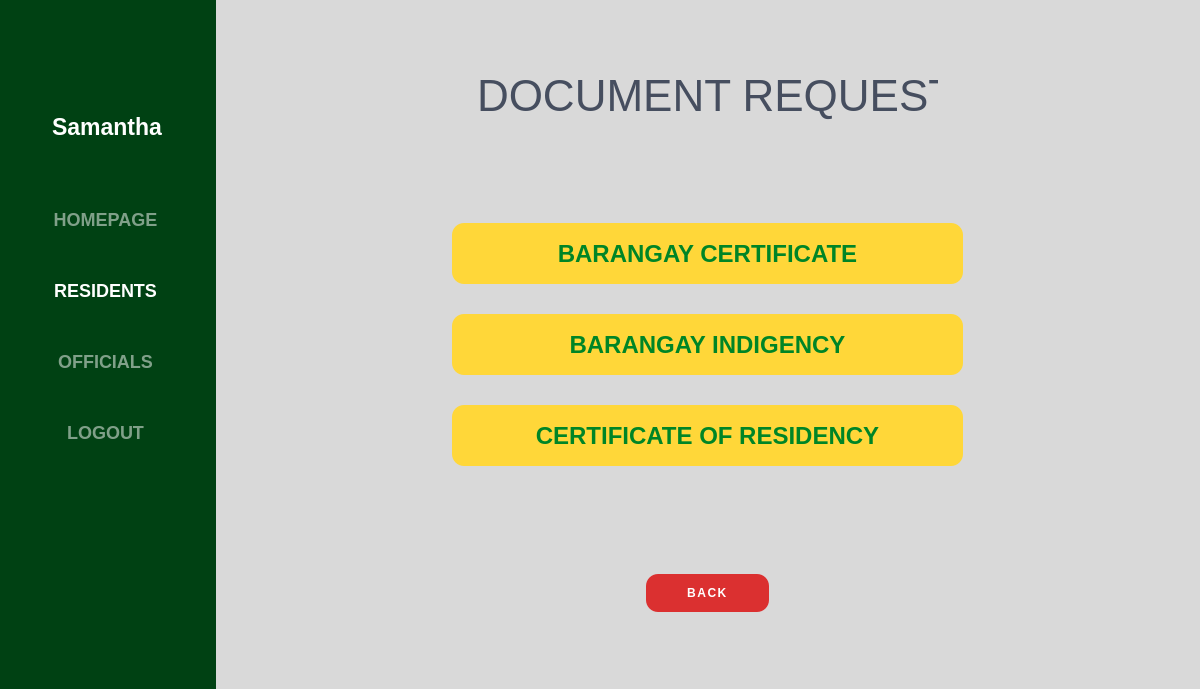
<?xml version="1.0" encoding="UTF-8"?>
<ui version="4.0">
 <class>LogIn</class>
 <widget class="QMainWindow" name="LogIn">
  <property name="geometry">
   <rect>
    <x>0</x>
    <y>0</y>
    <width>1200</width>
    <height>689</height>
   </rect>
  </property>
  <property name="minimumSize">
   <size>
    <width>1200</width>
    <height>650</height>
   </size>
  </property>
  <property name="maximumSize">
   <size>
    <width>16777215</width>
    <height>16777215</height>
   </size>
  </property>
  <property name="windowTitle">
   <string>MainWindow</string>
  </property>
  <property name="styleSheet">
   <string notr="true"/>
  </property>
  <widget class="QWidget" name="centralwidget">
   <property name="minimumSize">
    <size>
     <width>1200</width>
     <height>650</height>
    </size>
   </property>
   <property name="maximumSize">
    <size>
     <width>16777215</width>
     <height>16777215</height>
    </size>
   </property>
   <property name="styleSheet">
    <string notr="true">background-color: rgb(0, 65, 19);</string>
   </property>
   <layout class="QHBoxLayout" name="horizontalLayout">
    <property name="leftMargin">
     <number>0</number>
    </property>
    <property name="topMargin">
     <number>0</number>
    </property>
    <property name="rightMargin">
     <number>0</number>
    </property>
    <property name="bottomMargin">
     <number>0</number>
    </property>
    <item>
     <widget class="QFrame" name="menu_container">
      <property name="minimumSize">
       <size>
        <width>201</width>
        <height>650</height>
       </size>
      </property>
      <property name="maximumSize">
       <size>
        <width>210</width>
        <height>16777215</height>
       </size>
      </property>
      <property name="styleSheet">
       <string notr="true">border: none;</string>
      </property>
      <property name="frameShape">
       <enum>QFrame::StyledPanel</enum>
      </property>
      <property name="frameShadow">
       <enum>QFrame::Raised</enum>
      </property>
      <layout class="QVBoxLayout" name="verticalLayout">
       <item>
        <widget class="QFrame" name="frame_3">
         <property name="minimumSize">
          <size>
           <width>196</width>
           <height>151</height>
          </size>
         </property>
         <property name="maximumSize">
          <size>
           <width>16777215</width>
           <height>151</height>
          </size>
         </property>
         <property name="layoutDirection">
          <enum>Qt::LeftToRight</enum>
         </property>
         <property name="frameShape">
          <enum>QFrame::StyledPanel</enum>
         </property>
         <property name="frameShadow">
          <enum>QFrame::Raised</enum>
         </property>
         <layout class="QVBoxLayout" name="verticalLayout_2">
          <item>
           <widget class="QFrame" name="frame">
            <property name="minimumSize">
             <size>
              <width>0</width>
              <height>80</height>
             </size>
            </property>
            <property name="frameShape">
             <enum>QFrame::StyledPanel</enum>
            </property>
            <property name="frameShadow">
             <enum>QFrame::Raised</enum>
            </property>
            <layout class="QHBoxLayout" name="horizontalLayout_2">
             <item>
              <widget class="QLabel" name="staff_image">
               <property name="minimumSize">
                <size>
                 <width>60</width>
                 <height>60</height>
                </size>
               </property>
               <property name="maximumSize">
                <size>
                 <width>80</width>
                 <height>80</height>
                </size>
               </property>
               <property name="layoutDirection">
                <enum>Qt::LeftToRight</enum>
               </property>
               <property name="text">
                <string/>
               </property>
               <property name="pixmap">
                <pixmap>../images&amp;icon/user.png</pixmap>
               </property>
               <property name="scaledContents">
                <bool>true</bool>
               </property>
              </widget>
             </item>
            </layout>
           </widget>
          </item>
          <item>
           <widget class="QLabel" name="staff_username">
            <property name="font">
             <font>
              <pointsize>17</pointsize>
              <bold>true</bold>
             </font>
            </property>
            <property name="styleSheet">
             <string notr="true">color: white;</string>
            </property>
            <property name="text">
             <string>&lt;html&gt;&lt;head/&gt;&lt;body&gt;&lt;p align=&quot;center&quot;&gt;Samantha&lt;/p&gt;&lt;/body&gt;&lt;/html&gt;</string>
            </property>
           </widget>
          </item>
         </layout>
        </widget>
       </item>
       <item>
        <widget class="QFrame" name="frame_4">
         <property name="styleSheet">
          <string notr="true">QPushButton{
color: rgb(128, 160, 137);
font-size: 18px;
font-weight: bold;
text-align: center;
cursor: pointer;
}

QPushButton:hover{
color: white;
}</string>
         </property>
         <property name="frameShape">
          <enum>QFrame::StyledPanel</enum>
         </property>
         <property name="frameShadow">
          <enum>QFrame::Raised</enum>
         </property>
         <layout class="QVBoxLayout" name="verticalLayout_3">
          <property name="bottomMargin">
           <number>200</number>
          </property>
          <item>
           <widget class="QPushButton" name="homepage_button">
            <property name="minimumSize">
             <size>
              <width>175</width>
              <height>41</height>
             </size>
            </property>
            <property name="cursor">
             <cursorShape>PointingHandCursor</cursorShape>
            </property>
            <property name="styleSheet">
             <string notr="true"/>
            </property>
            <property name="text">
             <string>HOMEPAGE</string>
            </property>
           </widget>
          </item>
          <item>
           <widget class="QPushButton" name="resident_button">
            <property name="minimumSize">
             <size>
              <width>175</width>
              <height>41</height>
             </size>
            </property>
            <property name="cursor">
             <cursorShape>PointingHandCursor</cursorShape>
            </property>
            <property name="styleSheet">
             <string notr="true">color: white;</string>
            </property>
            <property name="text">
             <string>RESIDENTS</string>
            </property>
           </widget>
          </item>
          <item>
           <widget class="QPushButton" name="official_button">
            <property name="minimumSize">
             <size>
              <width>175</width>
              <height>41</height>
             </size>
            </property>
            <property name="cursor">
             <cursorShape>PointingHandCursor</cursorShape>
            </property>
            <property name="text">
             <string>OFFICIALS</string>
            </property>
           </widget>
          </item>
          <item>
           <widget class="QPushButton" name="logout_button">
            <property name="minimumSize">
             <size>
              <width>175</width>
              <height>41</height>
             </size>
            </property>
            <property name="cursor">
             <cursorShape>PointingHandCursor</cursorShape>
            </property>
            <property name="text">
             <string>LOGOUT</string>
            </property>
           </widget>
          </item>
         </layout>
        </widget>
       </item>
      </layout>
     </widget>
    </item>
    <item>
     <widget class="QFrame" name="frame_2">
      <property name="minimumSize">
       <size>
        <width>961</width>
        <height>650</height>
       </size>
      </property>
      <property name="maximumSize">
       <size>
        <width>16777215</width>
        <height>16777215</height>
       </size>
      </property>
      <property name="styleSheet">
       <string notr="true">border: 1px solid black;
background-color: rgb(255, 255, 255);
border: none;</string>
      </property>
      <property name="frameShape">
       <enum>QFrame::StyledPanel</enum>
      </property>
      <property name="frameShadow">
       <enum>QFrame::Raised</enum>
      </property>
      <layout class="QVBoxLayout" name="verticalLayout_4">
       <property name="spacing">
        <number>7</number>
       </property>
       <property name="leftMargin">
        <number>0</number>
       </property>
       <property name="topMargin">
        <number>0</number>
       </property>
       <property name="rightMargin">
        <number>0</number>
       </property>
       <property name="bottomMargin">
        <number>0</number>
       </property>
       <item>
        <widget class="QFrame" name="frame_6">
         <property name="minimumSize">
          <size>
           <width>936</width>
           <height>411</height>
          </size>
         </property>
         <property name="maximumSize">
          <size>
           <width>16777215</width>
           <height>16777215</height>
          </size>
         </property>
         <property name="styleSheet">
          <string notr="true">#frame_6{
background-color: rgb(217, 217, 217);
}

QLineEdit{
background-color: white;
padding-left: 20px;
}
</string>
         </property>
         <property name="frameShape">
          <enum>QFrame::StyledPanel</enum>
         </property>
         <property name="frameShadow">
          <enum>QFrame::Raised</enum>
         </property>
         <layout class="QHBoxLayout" name="horizontalLayout_7">
          <item>
           <widget class="QFrame" name="frame_5">
            <property name="minimumSize">
             <size>
              <width>921</width>
              <height>631</height>
             </size>
            </property>
            <property name="styleSheet">
             <string notr="true">background-color: rgba(217, 217, 217, 1);
border-radius: 12px;</string>
            </property>
            <property name="frameShape">
             <enum>QFrame::StyledPanel</enum>
            </property>
            <property name="frameShadow">
             <enum>QFrame::Raised</enum>
            </property>
            <layout class="QVBoxLayout" name="verticalLayout_5">
             <item>
              <widget class="QFrame" name="frame_7">
               <property name="minimumSize">
                <size>
                 <width>821</width>
                 <height>101</height>
                </size>
               </property>
               <property name="maximumSize">
                <size>
                 <width>16777215</width>
                 <height>101</height>
                </size>
               </property>
               <property name="styleSheet">
                <string notr="true">border: none;
background-color: transparent;</string>
               </property>
               <property name="frameShape">
                <enum>QFrame::StyledPanel</enum>
               </property>
               <property name="frameShadow">
                <enum>QFrame::Raised</enum>
               </property>
               <layout class="QHBoxLayout" name="horizontalLayout_3">
                <item>
                 <widget class="QLabel" name="label_12">
                  <property name="minimumSize">
                   <size>
                    <width>438</width>
                    <height>81</height>
                   </size>
                  </property>
                  <property name="maximumSize">
                   <size>
                    <width>461</width>
                    <height>81</height>
                   </size>
                  </property>
                  <property name="font">
                   <font>
                    <pointsize>33</pointsize>
                   </font>
                  </property>
                  <property name="styleSheet">
                   <string notr="true">color: rgb(70, 78, 95);
border: none;</string>
                  </property>
                  <property name="text">
                   <string>DOCUMENT REQUEST</string>
                  </property>
                 </widget>
                </item>
               </layout>
              </widget>
             </item>
             <item>
              <widget class="QFrame" name="frame_8">
               <property name="minimumSize">
                <size>
                 <width>821</width>
                 <height>331</height>
                </size>
               </property>
               <property name="maximumSize">
                <size>
                 <width>16777215</width>
                 <height>331</height>
                </size>
               </property>
               <property name="styleSheet">
                <string notr="true">border: none;
background-color: transparent;</string>
               </property>
               <property name="frameShape">
                <enum>QFrame::StyledPanel</enum>
               </property>
               <property name="frameShadow">
                <enum>QFrame::Raised</enum>
               </property>
               <layout class="QHBoxLayout" name="horizontalLayout_4">
                <item>
                 <widget class="QFrame" name="frame_9">
                  <property name="minimumSize">
                   <size>
                    <width>511</width>
                    <height>291</height>
                   </size>
                  </property>
                  <property name="maximumSize">
                   <size>
                    <width>511</width>
                    <height>291</height>
                   </size>
                  </property>
                  <property name="styleSheet">
                   <string notr="true">border: none;</string>
                  </property>
                  <property name="frameShape">
                   <enum>QFrame::StyledPanel</enum>
                  </property>
                  <property name="frameShadow">
                   <enum>QFrame::Raised</enum>
                  </property>
                  <layout class="QVBoxLayout" name="verticalLayout_6">
                   <property name="leftMargin">
                    <number>0</number>
                   </property>
                   <property name="topMargin">
                    <number>0</number>
                   </property>
                   <property name="rightMargin">
                    <number>0</number>
                   </property>
                   <property name="bottomMargin">
                    <number>0</number>
                   </property>
                   <item>
                    <widget class="QPushButton" name="barangay_certificate_button">
                     <property name="minimumSize">
                      <size>
                       <width>511</width>
                       <height>61</height>
                      </size>
                     </property>
                     <property name="font">
                      <font>
                       <pointsize>18</pointsize>
                       <bold>true</bold>
                      </font>
                     </property>
                     <property name="cursor">
                      <cursorShape>PointingHandCursor</cursorShape>
                     </property>
                     <property name="styleSheet">
                      <string notr="true">background-color: rgb(255, 215, 57);
color: rgb(0, 133, 38);
border: none;</string>
                     </property>
                     <property name="text">
                      <string>BARANGAY CERTIFICATE</string>
                     </property>
                    </widget>
                   </item>
                   <item>
                    <widget class="QPushButton" name="barangay_indigency_button">
                     <property name="minimumSize">
                      <size>
                       <width>511</width>
                       <height>61</height>
                      </size>
                     </property>
                     <property name="font">
                      <font>
                       <pointsize>18</pointsize>
                       <bold>true</bold>
                      </font>
                     </property>
                     <property name="cursor">
                      <cursorShape>PointingHandCursor</cursorShape>
                     </property>
                     <property name="styleSheet">
                      <string notr="true">background-color: rgb(255, 215, 57);
color: rgb(0, 133, 38);
border: none;</string>
                     </property>
                     <property name="text">
                      <string>BARANGAY INDIGENCY</string>
                     </property>
                    </widget>
                   </item>
                   <item>
                    <widget class="QPushButton" name="certificate_of_residency_button">
                     <property name="minimumSize">
                      <size>
                       <width>511</width>
                       <height>61</height>
                      </size>
                     </property>
                     <property name="font">
                      <font>
                       <pointsize>18</pointsize>
                       <bold>true</bold>
                      </font>
                     </property>
                     <property name="cursor">
                      <cursorShape>PointingHandCursor</cursorShape>
                     </property>
                     <property name="styleSheet">
                      <string notr="true">background-color: rgb(255, 215, 57);
color: rgb(0, 133, 38);
border: none;</string>
                     </property>
                     <property name="text">
                      <string>CERTIFICATE OF RESIDENCY</string>
                     </property>
                    </widget>
                   </item>
                  </layout>
                 </widget>
                </item>
               </layout>
              </widget>
             </item>
             <item>
              <widget class="QFrame" name="frame_10">
               <property name="minimumSize">
                <size>
                 <width>811</width>
                 <height>101</height>
                </size>
               </property>
               <property name="maximumSize">
                <size>
                 <width>16777215</width>
                 <height>101</height>
                </size>
               </property>
               <property name="styleSheet">
                <string notr="true">border: none;
background-color: transparent;</string>
               </property>
               <property name="frameShape">
                <enum>QFrame::StyledPanel</enum>
               </property>
               <property name="frameShadow">
                <enum>QFrame::Raised</enum>
               </property>
               <layout class="QHBoxLayout" name="horizontalLayout_5">
                <item>
                 <widget class="QFrame" name="frame_11">
                  <property name="minimumSize">
                   <size>
                    <width>301</width>
                    <height>80</height>
                   </size>
                  </property>
                  <property name="maximumSize">
                   <size>
                    <width>301</width>
                    <height>80</height>
                   </size>
                  </property>
                  <property name="styleSheet">
                   <string notr="true">border: none;</string>
                  </property>
                  <property name="frameShape">
                   <enum>QFrame::StyledPanel</enum>
                  </property>
                  <property name="frameShadow">
                   <enum>QFrame::Raised</enum>
                  </property>
                  <layout class="QHBoxLayout" name="horizontalLayout_6">
                   <item>
                    <widget class="QPushButton" name="back_button">
                     <property name="minimumSize">
                      <size>
                       <width>123</width>
                       <height>38</height>
                      </size>
                     </property>
                     <property name="maximumSize">
                      <size>
                       <width>123</width>
                       <height>38</height>
                      </size>
                     </property>
                     <property name="cursor">
                      <cursorShape>PointingHandCursor</cursorShape>
                     </property>
                     <property name="styleSheet">
                      <string notr="true">#back_button{
background-color: rgb(219, 48, 48);
color: white;
letter-spacing: 1.5px;
font-weight: bold;
border: none;
}

#back_button:hover{
background-color: white;
border: 4px solid rgb(219, 48, 48);
color: rgb(219, 48, 48);
}</string>
                     </property>
                     <property name="text">
                      <string>BACK</string>
                     </property>
                    </widget>
                   </item>
                  </layout>
                 </widget>
                </item>
               </layout>
              </widget>
             </item>
            </layout>
           </widget>
          </item>
         </layout>
        </widget>
       </item>
      </layout>
     </widget>
    </item>
   </layout>
  </widget>
 </widget>
 <resources/>
 <connections/>
</ui>
